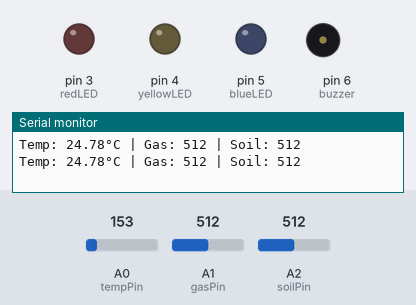
Simulated run of this sketch. Board: Arduino Uno, built with avr-gcc and run on an emulated ATmega328P. Parts: output pins drawn as LEDs (lit = HIGH), buzzer (waves = sounding, pin HIGH), the last lines printed to the serial monitor. The test bench sets the inputs (shaded band); at power-on: A0 (tempPin) = 153, A1 (gasPin) = 512, A2 (soilPin) = 512.

Above: at 1.8 s.
1.9 s: A0 (tempPin) set to 197
At 3.1 s:
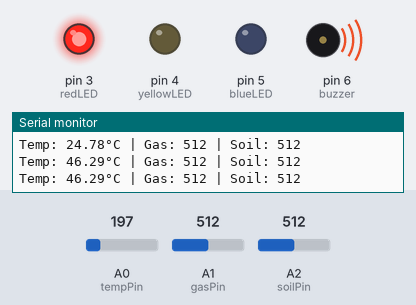
3.5 s: A1 (gasPin) set to 692
5.2 s: A1 (gasPin) set to 709
At 6.3 s:
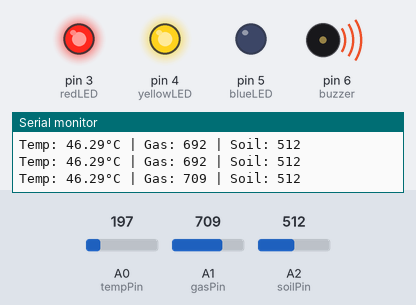
7.5 s: A2 (soilPin) set to 311
9.2 s: A2 (soilPin) set to 289
At 10.7 s:
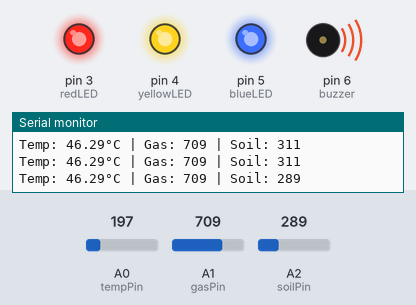
11.5 s: A0 (tempPin) set to 175
At 12.3 s:
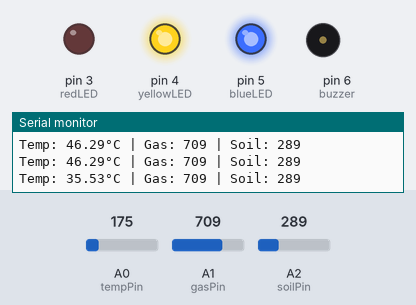
Timing chart, 0 to 14.5 s (numbered marks = the images above; inputs shaded):
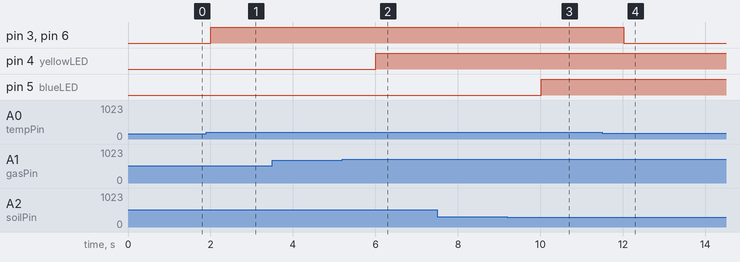

Measured:
- the behaviour switches between 184 and 185 on A0 (tempPin) (found by bisection; images 0 and 1)
- the behaviour switches between 700 and 701 on A1 (gasPin) (found by bisection; images 1 and 2)
- the behaviour switches between 300 and 299 on A2 (soilPin) (found by bisection; images 2 and 3)
- after the input at 1.9 s, pin 3 (redLED), pin 6 (buzzer): LOW → HIGH after 0.10 s
- after the input at 5.2 s, pin 4 (yellowLED): LOW → HIGH after 0.81 s
- after the input at 9.2 s, pin 5 (blueLED): LOW → HIGH after 0.81 s
- after the input at 11.5 s, pin 3 (redLED), pin 6 (buzzer): HIGH → LOW after 0.52 s

The sketch:

trekking_safety_monitor1.ino
```cpp
// Pin Definitions
const int tempPin = A0;
const int gasPin = A1;
const int soilPin = A2;

const int redLED = 3;
const int yellowLED = 4;
const int blueLED = 5;
const int buzzer = 6;

void setup() {
  Serial.begin(9600);

  // Set outputs
  pinMode(redLED, OUTPUT);
  pinMode(yellowLED, OUTPUT);
  pinMode(blueLED, OUTPUT);
  pinMode(buzzer, OUTPUT);
}

void loop() {
  // Read TMP36 temperature sensor
  int tempRaw = analogRead(tempPin);
  float voltage = tempRaw * (5.0 / 1023.0);
  float tempC = (voltage - 0.5) * 100.0;

  // Read gas and soil sensors
  int gasValue = analogRead(gasPin);     // from raw MQ-2 with voltage divider
  int soilValue = analogRead(soilPin);   // soil moisture

  // Debug output
  Serial.print("Temp: "); Serial.print(tempC); Serial.print("°C | ");
  Serial.print("Gas: "); Serial.print(gasValue); Serial.print(" | ");
  Serial.print("Soil: "); Serial.println(soilValue);

  // FIRE ALERT: High temp + high gas
  if (tempC > 40 && gasValue > 400) {
    digitalWrite(redLED, HIGH);
    digitalWrite(buzzer, HIGH);
  } else {
    digitalWrite(redLED, LOW);
    digitalWrite(buzzer, LOW);
  }

  // GAS ALERT
  if (gasValue > 700) {
    digitalWrite(yellowLED, HIGH);
  } else {
    digitalWrite(yellowLED, LOW);
  }

  // DRY SOIL ALERT
  if (soilValue < 300) {
    digitalWrite(blueLED, HIGH);
  } else {
    digitalWrite(blueLED, LOW);
  }

  delay(1000);  // Delay for readability
}
```
